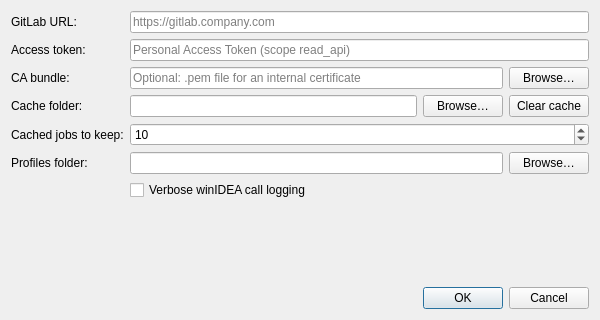
<?xml version="1.0" encoding="UTF-8"?>
<ui version="4.0">
 <class>SettingsDialog</class>
 <widget class="QDialog" name="SettingsDialog">
  <property name="geometry">
   <rect>
    <x>0</x>
    <y>0</y>
    <width>600</width>
    <height>320</height>
   </rect>
  </property>
  <property name="minimumSize">
   <size>
    <width>560</width>
    <height>0</height>
   </size>
  </property>
  <property name="windowTitle">
   <string>Settings</string>
  </property>
  <layout class="QVBoxLayout" name="verticalLayout_settings">
   <item>
    <layout class="QFormLayout" name="formLayout_settings">
     <item row="0" column="0">
      <widget class="QLabel" name="label_gitlabUrl">
       <property name="text">
        <string>GitLab URL:</string>
       </property>
       <property name="buddy">
        <cstring>lineEdit_gitlabUrl</cstring>
       </property>
      </widget>
     </item>
     <item row="0" column="1">
      <widget class="QLineEdit" name="lineEdit_gitlabUrl">
       <property name="placeholderText">
        <string>https://gitlab.company.com</string>
       </property>
      </widget>
     </item>
     <item row="1" column="0">
      <widget class="QLabel" name="label_token">
       <property name="text">
        <string>Access token:</string>
       </property>
       <property name="buddy">
        <cstring>lineEdit_token</cstring>
       </property>
      </widget>
     </item>
     <item row="1" column="1">
      <widget class="QLineEdit" name="lineEdit_token">
       <property name="echoMode">
        <enum>QLineEdit::EchoMode::Password</enum>
       </property>
       <property name="placeholderText">
        <string>Personal Access Token (scope read_api)</string>
       </property>
      </widget>
     </item>
     <item row="2" column="0">
      <widget class="QLabel" name="label_caBundle">
       <property name="text">
        <string>CA bundle:</string>
       </property>
       <property name="buddy">
        <cstring>lineEdit_caBundle</cstring>
       </property>
      </widget>
     </item>
     <item row="2" column="1">
      <layout class="QHBoxLayout" name="horizontalLayout_caBundle">
       <item>
        <widget class="QLineEdit" name="lineEdit_caBundle">
         <property name="placeholderText">
          <string>Optional: .pem file for an internal certificate</string>
         </property>
        </widget>
       </item>
       <item>
        <widget class="QPushButton" name="pushButton_browseCaBundle">
         <property name="text">
          <string>Browse…</string>
         </property>
        </widget>
       </item>
      </layout>
     </item>
     <item row="3" column="0">
      <widget class="QLabel" name="label_cacheDir">
       <property name="text">
        <string>Cache folder:</string>
       </property>
       <property name="buddy">
        <cstring>lineEdit_cacheDir</cstring>
       </property>
      </widget>
     </item>
     <item row="3" column="1">
      <layout class="QHBoxLayout" name="horizontalLayout_cacheDir">
       <item>
        <widget class="QLineEdit" name="lineEdit_cacheDir"/>
       </item>
       <item>
        <widget class="QPushButton" name="pushButton_browseCacheDir">
         <property name="text">
          <string>Browse…</string>
         </property>
        </widget>
       </item>
       <item>
        <widget class="QPushButton" name="pushButton_clearCache">
         <property name="text">
          <string>Clear cache</string>
         </property>
        </widget>
       </item>
      </layout>
     </item>
     <item row="4" column="0">
      <widget class="QLabel" name="label_maxCachedJobs">
       <property name="text">
        <string>Cached jobs to keep:</string>
       </property>
       <property name="buddy">
        <cstring>spinBox_maxCachedJobs</cstring>
       </property>
      </widget>
     </item>
     <item row="4" column="1">
      <widget class="QSpinBox" name="spinBox_maxCachedJobs">
       <property name="minimum">
        <number>1</number>
       </property>
       <property name="maximum">
        <number>100</number>
       </property>
       <property name="value">
        <number>10</number>
       </property>
      </widget>
     </item>
     <item row="5" column="0">
      <widget class="QLabel" name="label_profilesDir">
       <property name="text">
        <string>Profiles folder:</string>
       </property>
       <property name="buddy">
        <cstring>lineEdit_profilesDir</cstring>
       </property>
      </widget>
     </item>
     <item row="5" column="1">
      <layout class="QHBoxLayout" name="horizontalLayout_profilesDir">
       <item>
        <widget class="QLineEdit" name="lineEdit_profilesDir"/>
       </item>
       <item>
        <widget class="QPushButton" name="pushButton_browseProfilesDir">
         <property name="text">
          <string>Browse…</string>
         </property>
        </widget>
       </item>
      </layout>
     </item>
     <item row="6" column="1">
      <widget class="QCheckBox" name="checkBox_verbose">
       <property name="text">
        <string>Verbose winIDEA call logging</string>
       </property>
      </widget>
     </item>
    </layout>
   </item>
   <item>
    <widget class="QLabel" name="label_error">
     <property name="styleSheet">
      <string notr="true">color: #d32f2f;</string>
     </property>
     <property name="text">
      <string/>
     </property>
     <property name="wordWrap">
      <bool>true</bool>
     </property>
    </widget>
   </item>
   <item>
    <widget class="QDialogButtonBox" name="buttonBox_settings">
     <property name="standardButtons">
      <set>QDialogButtonBox::StandardButton::Cancel|QDialogButtonBox::StandardButton::Ok</set>
     </property>
    </widget>
   </item>
  </layout>
 </widget>
 <resources/>
 <connections/>
</ui>
